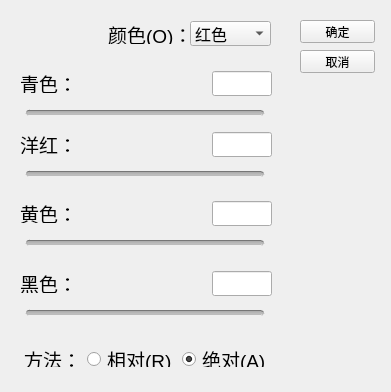
<?xml version="1.0" encoding="UTF-8"?>
<ui version="4.0">
 <class>SelectiveColorAdjustForm</class>
 <widget class="QWidget" name="SelectiveColorAdjustForm">
  <property name="geometry">
   <rect>
    <x>0</x>
    <y>0</y>
    <width>391</width>
    <height>392</height>
   </rect>
  </property>
  <property name="minimumSize">
   <size>
    <width>391</width>
    <height>392</height>
   </size>
  </property>
  <property name="maximumSize">
   <size>
    <width>391</width>
    <height>392</height>
   </size>
  </property>
  <property name="windowTitle">
   <string>Form</string>
  </property>
  <widget class="QPushButton" name="confirmBtn">
   <property name="geometry">
    <rect>
     <x>300</x>
     <y>20</y>
     <width>75</width>
     <height>23</height>
    </rect>
   </property>
   <property name="text">
    <string>确定</string>
   </property>
  </widget>
  <widget class="QPushButton" name="cancelBtn">
   <property name="geometry">
    <rect>
     <x>300</x>
     <y>50</y>
     <width>75</width>
     <height>23</height>
    </rect>
   </property>
   <property name="text">
    <string>取消</string>
   </property>
  </widget>
  <widget class="QWidget" name="layoutWidget">
   <property name="geometry">
    <rect>
     <x>20</x>
     <y>70</y>
     <width>252</width>
     <height>55</height>
    </rect>
   </property>
   <layout class="QVBoxLayout" name="verticalLayout_2">
    <item>
     <layout class="QHBoxLayout" name="horizontalLayout_2">
      <item>
       <widget class="QLabel" name="label_2">
        <property name="minimumSize">
         <size>
          <width>70</width>
          <height>20</height>
         </size>
        </property>
        <property name="maximumSize">
         <size>
          <width>70</width>
          <height>20</height>
         </size>
        </property>
        <property name="font">
         <font>
          <pointsize>14</pointsize>
         </font>
        </property>
        <property name="text">
         <string>青色：</string>
        </property>
       </widget>
      </item>
      <item>
       <spacer name="horizontalSpacer_2">
        <property name="orientation">
         <enum>Qt::Horizontal</enum>
        </property>
        <property name="sizeHint" stdset="0">
         <size>
          <width>40</width>
          <height>20</height>
         </size>
        </property>
       </spacer>
      </item>
      <item>
       <widget class="QLineEdit" name="cyanEdit">
        <property name="minimumSize">
         <size>
          <width>60</width>
          <height>25</height>
         </size>
        </property>
        <property name="maximumSize">
         <size>
          <width>60</width>
          <height>25</height>
         </size>
        </property>
        <property name="font">
         <font>
          <pointsize>14</pointsize>
          <weight>50</weight>
          <bold>false</bold>
         </font>
        </property>
        <property name="text">
         <string/>
        </property>
       </widget>
      </item>
     </layout>
    </item>
    <item>
     <widget class="QSlider" name="cyanSlider">
      <property name="minimumSize">
       <size>
        <width>250</width>
        <height>20</height>
       </size>
      </property>
      <property name="maximumSize">
       <size>
        <width>250</width>
        <height>20</height>
       </size>
      </property>
      <property name="styleSheet">
       <string notr="true">QSlider::groove:horizontal {
border: 1px solid;
border-top-color:#767676;
border-bottom-color:#EFEFEF;
border-left-color:qlineargradient(x1:0, y1:0, x2:0, y2:1, stop:0 #A6A6A6, stop:0.75 #C2C2C2, stop:1 #A6A6A6);
border-right-color:qlineargradient(x1:0, y1:0, x2:0, y2:1, stop:0 #A6A6A6, stop:0.75 #C2C2C2, stop:1 #A6A6A6);
height: 4px;
margin:0 6 0 6;
border-radius:3px;
background: qlineargradient(x1:0, y1:0, x2:0, y2:1, stop:0 #A6A6A6, stop:0.75 #C2C2C2, stop:1 #A6A6A6);

}
QSlider::handle:horizontal   
{  
    border-image:url(:/images/handle.png);
    width: 12px;
    margin:1 -6 -7 -6;
}  </string>
      </property>
      <property name="minimum">
       <number>-100</number>
      </property>
      <property name="maximum">
       <number>100</number>
      </property>
      <property name="value">
       <number>0</number>
      </property>
      <property name="orientation">
       <enum>Qt::Horizontal</enum>
      </property>
     </widget>
    </item>
   </layout>
  </widget>
  <widget class="QWidget" name="layoutWidget">
   <property name="geometry">
    <rect>
     <x>20</x>
     <y>131</y>
     <width>252</width>
     <height>55</height>
    </rect>
   </property>
   <layout class="QVBoxLayout" name="verticalLayout_3">
    <item>
     <layout class="QHBoxLayout" name="horizontalLayout_3">
      <item>
       <widget class="QLabel" name="label_3">
        <property name="minimumSize">
         <size>
          <width>70</width>
          <height>20</height>
         </size>
        </property>
        <property name="maximumSize">
         <size>
          <width>70</width>
          <height>20</height>
         </size>
        </property>
        <property name="font">
         <font>
          <pointsize>14</pointsize>
         </font>
        </property>
        <property name="text">
         <string>洋红：</string>
        </property>
       </widget>
      </item>
      <item>
       <spacer name="horizontalSpacer_3">
        <property name="orientation">
         <enum>Qt::Horizontal</enum>
        </property>
        <property name="sizeHint" stdset="0">
         <size>
          <width>40</width>
          <height>20</height>
         </size>
        </property>
       </spacer>
      </item>
      <item>
       <widget class="QLineEdit" name="magentaEdit">
        <property name="minimumSize">
         <size>
          <width>60</width>
          <height>25</height>
         </size>
        </property>
        <property name="maximumSize">
         <size>
          <width>60</width>
          <height>25</height>
         </size>
        </property>
        <property name="font">
         <font>
          <pointsize>14</pointsize>
         </font>
        </property>
       </widget>
      </item>
     </layout>
    </item>
    <item>
     <widget class="QSlider" name="magentaSlider">
      <property name="minimumSize">
       <size>
        <width>250</width>
        <height>20</height>
       </size>
      </property>
      <property name="maximumSize">
       <size>
        <width>250</width>
        <height>20</height>
       </size>
      </property>
      <property name="styleSheet">
       <string notr="true">QSlider::groove:horizontal {
border: 1px solid;
border-top-color:#767676;
border-bottom-color:#EFEFEF;
border-left-color:qlineargradient(x1:0, y1:0, x2:0, y2:1, stop:0 #A6A6A6, stop:0.75 #C2C2C2, stop:1 #A6A6A6);
border-right-color:qlineargradient(x1:0, y1:0, x2:0, y2:1, stop:0 #A6A6A6, stop:0.75 #C2C2C2, stop:1 #A6A6A6);
height: 4px;
margin:0 6 0 6;
border-radius:3px;
background: qlineargradient(x1:0, y1:0, x2:0, y2:1, stop:0 #A6A6A6, stop:0.75 #C2C2C2, stop:1 #A6A6A6);

}
QSlider::handle:horizontal   
{  
    border-image:url(:/images/handle.png);
    width: 12px;
    margin:1 -6 -7 -6;
}  </string>
      </property>
      <property name="minimum">
       <number>-100</number>
      </property>
      <property name="maximum">
       <number>100</number>
      </property>
      <property name="value">
       <number>0</number>
      </property>
      <property name="orientation">
       <enum>Qt::Horizontal</enum>
      </property>
     </widget>
    </item>
   </layout>
  </widget>
  <widget class="QWidget" name="layoutWidget_2">
   <property name="geometry">
    <rect>
     <x>20</x>
     <y>200</y>
     <width>252</width>
     <height>55</height>
    </rect>
   </property>
   <layout class="QVBoxLayout" name="verticalLayout_4">
    <item>
     <layout class="QHBoxLayout" name="horizontalLayout_4">
      <item>
       <widget class="QLabel" name="label_4">
        <property name="minimumSize">
         <size>
          <width>70</width>
          <height>20</height>
         </size>
        </property>
        <property name="maximumSize">
         <size>
          <width>70</width>
          <height>20</height>
         </size>
        </property>
        <property name="font">
         <font>
          <pointsize>14</pointsize>
         </font>
        </property>
        <property name="text">
         <string>黄色：</string>
        </property>
       </widget>
      </item>
      <item>
       <spacer name="horizontalSpacer_4">
        <property name="orientation">
         <enum>Qt::Horizontal</enum>
        </property>
        <property name="sizeHint" stdset="0">
         <size>
          <width>40</width>
          <height>20</height>
         </size>
        </property>
       </spacer>
      </item>
      <item>
       <widget class="QLineEdit" name="yellowEdit">
        <property name="minimumSize">
         <size>
          <width>60</width>
          <height>25</height>
         </size>
        </property>
        <property name="maximumSize">
         <size>
          <width>60</width>
          <height>25</height>
         </size>
        </property>
        <property name="font">
         <font>
          <pointsize>14</pointsize>
          <weight>50</weight>
          <bold>false</bold>
         </font>
        </property>
        <property name="text">
         <string/>
        </property>
       </widget>
      </item>
     </layout>
    </item>
    <item>
     <widget class="QSlider" name="yellowSlider">
      <property name="minimumSize">
       <size>
        <width>250</width>
        <height>20</height>
       </size>
      </property>
      <property name="maximumSize">
       <size>
        <width>250</width>
        <height>20</height>
       </size>
      </property>
      <property name="styleSheet">
       <string notr="true">QSlider::groove:horizontal {
border: 1px solid;
border-top-color:#767676;
border-bottom-color:#EFEFEF;
border-left-color:qlineargradient(x1:0, y1:0, x2:0, y2:1, stop:0 #A6A6A6, stop:0.75 #C2C2C2, stop:1 #A6A6A6);
border-right-color:qlineargradient(x1:0, y1:0, x2:0, y2:1, stop:0 #A6A6A6, stop:0.75 #C2C2C2, stop:1 #A6A6A6);
height: 4px;
margin:0 6 0 6;
border-radius:3px;
background: qlineargradient(x1:0, y1:0, x2:0, y2:1, stop:0 #A6A6A6, stop:0.75 #C2C2C2, stop:1 #A6A6A6);

}
QSlider::handle:horizontal   
{  
    border-image:url(:/images/handle.png);
    width: 12px;
    margin:1 -6 -7 -6;
}  </string>
      </property>
      <property name="minimum">
       <number>-100</number>
      </property>
      <property name="maximum">
       <number>100</number>
      </property>
      <property name="value">
       <number>0</number>
      </property>
      <property name="orientation">
       <enum>Qt::Horizontal</enum>
      </property>
     </widget>
    </item>
   </layout>
  </widget>
  <widget class="QWidget" name="layoutWidget_3">
   <property name="geometry">
    <rect>
     <x>20</x>
     <y>270</y>
     <width>252</width>
     <height>55</height>
    </rect>
   </property>
   <layout class="QVBoxLayout" name="verticalLayout_5">
    <item>
     <layout class="QHBoxLayout" name="horizontalLayout_5">
      <item>
       <widget class="QLabel" name="label_5">
        <property name="minimumSize">
         <size>
          <width>70</width>
          <height>20</height>
         </size>
        </property>
        <property name="maximumSize">
         <size>
          <width>70</width>
          <height>20</height>
         </size>
        </property>
        <property name="font">
         <font>
          <pointsize>14</pointsize>
         </font>
        </property>
        <property name="text">
         <string>黑色：</string>
        </property>
       </widget>
      </item>
      <item>
       <spacer name="horizontalSpacer_5">
        <property name="orientation">
         <enum>Qt::Horizontal</enum>
        </property>
        <property name="sizeHint" stdset="0">
         <size>
          <width>40</width>
          <height>20</height>
         </size>
        </property>
       </spacer>
      </item>
      <item>
       <widget class="QLineEdit" name="blackEdit">
        <property name="minimumSize">
         <size>
          <width>60</width>
          <height>25</height>
         </size>
        </property>
        <property name="maximumSize">
         <size>
          <width>60</width>
          <height>25</height>
         </size>
        </property>
        <property name="font">
         <font>
          <pointsize>14</pointsize>
          <weight>50</weight>
          <bold>false</bold>
         </font>
        </property>
        <property name="text">
         <string/>
        </property>
       </widget>
      </item>
     </layout>
    </item>
    <item>
     <widget class="QSlider" name="blackSlider">
      <property name="minimumSize">
       <size>
        <width>250</width>
        <height>20</height>
       </size>
      </property>
      <property name="maximumSize">
       <size>
        <width>250</width>
        <height>20</height>
       </size>
      </property>
      <property name="styleSheet">
       <string notr="true">QSlider::groove:horizontal {
border: 1px solid;
border-top-color:#767676;
border-bottom-color:#EFEFEF;
border-left-color:qlineargradient(x1:0, y1:0, x2:0, y2:1, stop:0 #A6A6A6, stop:0.75 #C2C2C2, stop:1 #A6A6A6);
border-right-color:qlineargradient(x1:0, y1:0, x2:0, y2:1, stop:0 #A6A6A6, stop:0.75 #C2C2C2, stop:1 #A6A6A6);
height: 4px;
margin:0 6 0 6;
border-radius:3px;
background: qlineargradient(x1:0, y1:0, x2:0, y2:1, stop:0 #A6A6A6, stop:0.75 #C2C2C2, stop:1 #A6A6A6);

}
QSlider::handle:horizontal   
{  
    border-image:url(:/images/handle.png);
    width: 12px;
    margin:1 -6 -7 -6;
}  </string>
      </property>
      <property name="minimum">
       <number>-100</number>
      </property>
      <property name="maximum">
       <number>100</number>
      </property>
      <property name="value">
       <number>0</number>
      </property>
      <property name="orientation">
       <enum>Qt::Horizontal</enum>
      </property>
     </widget>
    </item>
   </layout>
  </widget>
  <widget class="QComboBox" name="comboBox">
   <property name="geometry">
    <rect>
     <x>190</x>
     <y>21</y>
     <width>81</width>
     <height>25</height>
    </rect>
   </property>
   <property name="font">
    <font>
     <pointsize>12</pointsize>
    </font>
   </property>
   <item>
    <property name="text">
     <string>红色</string>
    </property>
   </item>
   <item>
    <property name="text">
     <string>黄色</string>
    </property>
   </item>
   <item>
    <property name="text">
     <string>绿色</string>
    </property>
   </item>
   <item>
    <property name="text">
     <string>青色</string>
    </property>
   </item>
   <item>
    <property name="text">
     <string>蓝色</string>
    </property>
   </item>
   <item>
    <property name="text">
     <string>洋红</string>
    </property>
   </item>
   <item>
    <property name="text">
     <string>白色</string>
    </property>
   </item>
   <item>
    <property name="text">
     <string>中性色</string>
    </property>
   </item>
   <item>
    <property name="text">
     <string>黑色</string>
    </property>
   </item>
  </widget>
  <widget class="QLabel" name="label_6">
   <property name="geometry">
    <rect>
     <x>108</x>
     <y>24</y>
     <width>81</width>
     <height>20</height>
    </rect>
   </property>
   <property name="font">
    <font>
     <pointsize>14</pointsize>
    </font>
   </property>
   <property name="text">
    <string>颜色(O)：</string>
   </property>
  </widget>
  <widget class="QWidget" name="layoutWidget">
   <property name="geometry">
    <rect>
     <x>20</x>
     <y>350</y>
     <width>253</width>
     <height>18</height>
    </rect>
   </property>
   <layout class="QHBoxLayout" name="horizontalLayout">
    <item>
     <widget class="QLabel" name="label">
      <property name="minimumSize">
       <size>
        <width>61</width>
        <height>16</height>
       </size>
      </property>
      <property name="maximumSize">
       <size>
        <width>61</width>
        <height>16</height>
       </size>
      </property>
      <property name="font">
       <font>
        <pointsize>14</pointsize>
       </font>
      </property>
      <property name="text">
       <string>方法：</string>
      </property>
      <property name="alignment">
       <set>Qt::AlignRight|Qt::AlignTrailing|Qt::AlignVCenter</set>
      </property>
     </widget>
    </item>
    <item>
     <widget class="QRadioButton" name="relBtn">
      <property name="minimumSize">
       <size>
        <width>89</width>
        <height>16</height>
       </size>
      </property>
      <property name="maximumSize">
       <size>
        <width>89</width>
        <height>16</height>
       </size>
      </property>
      <property name="font">
       <font>
        <pointsize>14</pointsize>
       </font>
      </property>
      <property name="text">
       <string>相对(R)</string>
      </property>
     </widget>
    </item>
    <item>
     <widget class="QRadioButton" name="absBtn">
      <property name="minimumSize">
       <size>
        <width>89</width>
        <height>16</height>
       </size>
      </property>
      <property name="maximumSize">
       <size>
        <width>89</width>
        <height>16</height>
       </size>
      </property>
      <property name="font">
       <font>
        <pointsize>14</pointsize>
       </font>
      </property>
      <property name="text">
       <string>绝对(A)</string>
      </property>
      <property name="checked">
       <bool>true</bool>
      </property>
     </widget>
    </item>
   </layout>
  </widget>
 </widget>
 <resources/>
 <connections/>
</ui>
